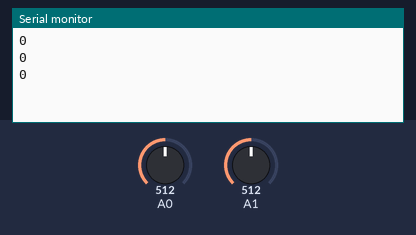
Recording of a sketch running on a simulated Arduino Uno, built with avr-gcc and run on an emulated ATmega328P. On the bench: the last lines printed to the serial monitor. Inputs (shaded band) come from the test bench; at power-on: A0 = 512, A1 = 512.

Above: at 1.3 s.
1.4 s: A0 set to 716
At 1.9 s:
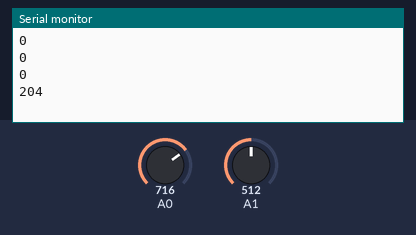
2.9 s: A1 set to 306
At 3.4 s:
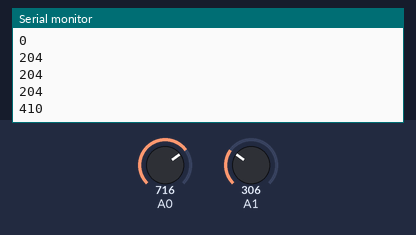
4.4 s: A0 set to 900
At 4.9 s:
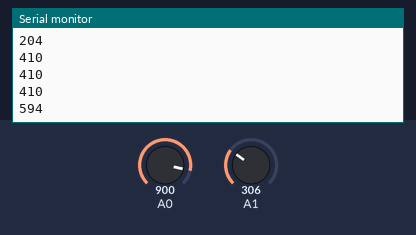
5.9 s: A1 set to 122
At 6.3 s:
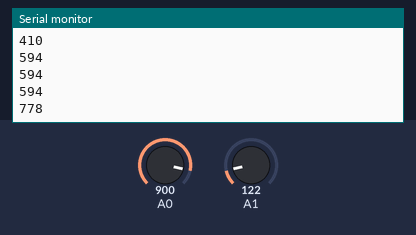
Timing chart, 0 to 8.4 s (numbered marks = the images above; inputs shaded):
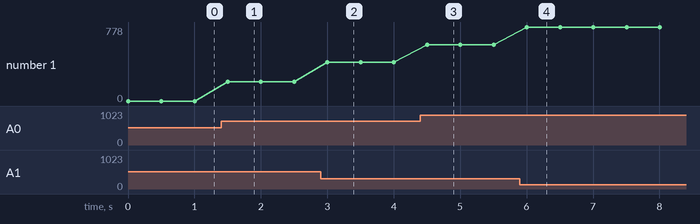

The sketch:

Flying-Fish.ino
```cpp
void setup() {
  Serial.begin(9600);

}

void loop() {
  int x = analogRead(A0);
  int y = analogRead(A1);
  int z=0;
  z=x-y;
  Serial.println(z);

  delay(500);
}
```

Measured:
- after the input at 1.4 s, the serial monitor: prints a new line after 0.10 s (image 1)
- after the input at 2.9 s, the serial monitor: prints a new line after 0.10 s (image 2)
- after the input at 4.4 s, the serial monitor: prints a new line after 0.10 s (image 3)
- after the input at 5.9 s, the serial monitor: prints a new line after 0.11 s (image 4)
- plotted number 1: 0 → 204 after the input at 1.4 s, 204 → 410 after the input at 2.9 s, 410 → 594 after the input at 4.4 s, 594 → 778 after the input at 5.9 s
